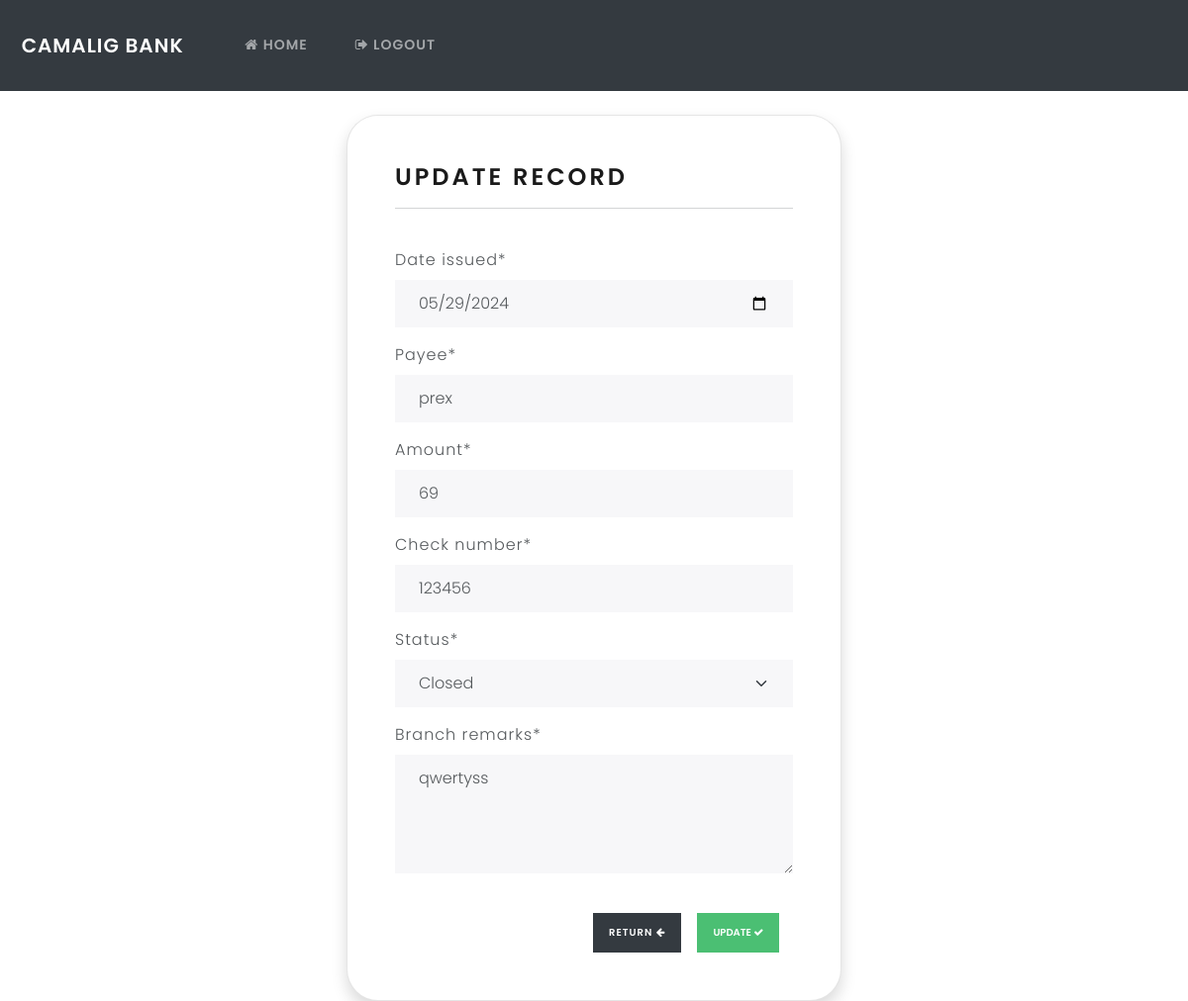
/mc-update/8 (signed in), run on the app's committed database.
### webapp/models.py (models this page shows, shortened)
class MCRegister(models.Model):
    creation_date = models.DateTimeField(default=timezone.now)
    branch = models.CharField(max_length=50, default='')
    date_issued = models.CharField(max_length=100, default='')
    payee = models.CharField(max_length=50, default='')
    amount = models.IntegerField(default='')
    check_number = models.CharField(max_length=100, default='')
    status = models.CharField(max_length=100, default='')
    branch_remarks = models.TextField(default='')

### webapp/views.py (the view)
# urls.py: path('mc-update/<int:mc_register_id>', views.mc_register_update, name='mc_register_update'),
@login_required(login_url='my-login')
def mc_register_update(request, mc_register_id):
    mc_register = MCRegister.objects.get(pk=mc_register_id)
    if request.method == 'POST':
        form = MCRegisterForm(request.POST, instance=mc_register)
        if form.is_valid():
            form.save()
            messages.success(request, "Your record was updated!")
            return redirect('mc_register')
    else:
        form = MCRegisterForm(instance=mc_register)
    return render(request, 'webapp/cashier/mcregister/mc_update.html', {'form': form})

### webapp/forms.py
class MCRegisterForm(forms.ModelForm):
    STATUS_CHOICES = [
        ('Open', 'Open'),
        ('Closed', 'Closed'),
    ]
    status = forms.ChoiceField(choices=STATUS_CHOICES, label='Status', required=True)
    class Meta:
        model = MCRegister
        fields = ['date_issued', 'payee', 'amount', 'check_number', 'status', 'branch_remarks']
        widgets = {
            'date_issued': DateInput(attrs={'type': 'date'}),
            'branch_remarks': Textarea(attrs={'rows': 4, 'cols': 40}),
        }

### webapp/templates/webapp/cashier/mcregister/mc_update.html (shortened to what this page needs)
{% extends 'webapp/base.html' %}
{% load crispy_forms_tags %}
{% block content %}
<body>
    <div class="container bg-light shadow p-5 form-layout rounded-5 mt-4">
        <h3> Update record</h3>
        <hr>
        <br>
        <form method="POST" action="">
            {{form|crispy}}
            <br>
            <a href="{% url 'mc_register' %}" class="btn btn-dark return-btn btn-sm"> Return <i class="fa fa-arrow-left" aria-hidden="true"></i></a>
            <button type="submit " class="btn btn-success btn-sm "> Update <i class="fa fa-check" aria-hidden="true"></i></button>
        </form>
    </body>
{% endblock %}

### static/css/style.css (style rules this page uses)
* { box-sizing: border-box; margin: 0; padding: 0; font-family: 'Poppins', sans-serif; }
.form-layout { border-radius: 20px; width: 500px; }
.return-btn { margin-left: 200px; }

### data on the page
MCRegister: date_issued "05/29/2024", payee "prex", amount "69", check_number "123456", status "Closed", branch_remarks "qwertyss"
